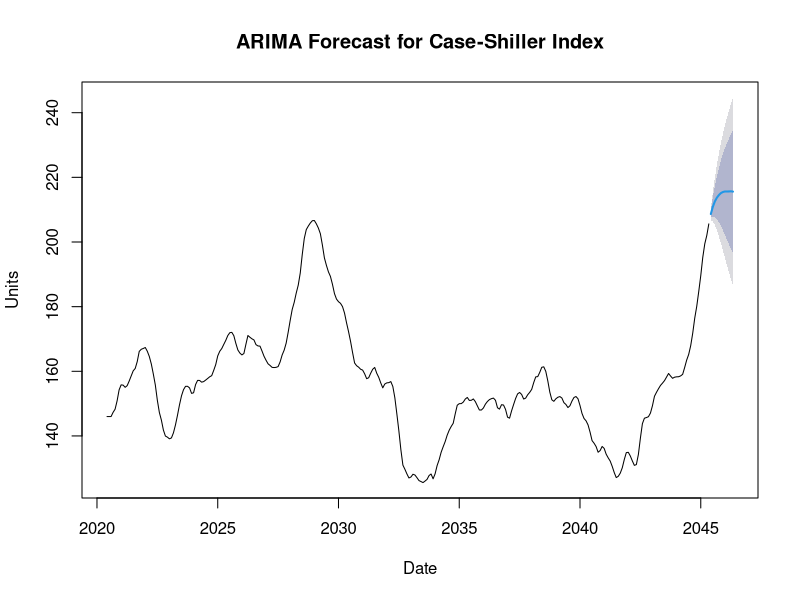
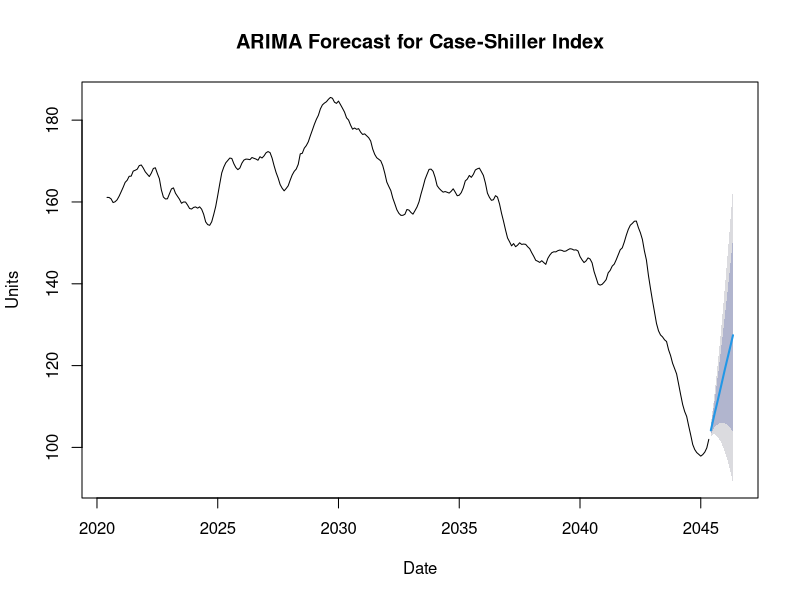
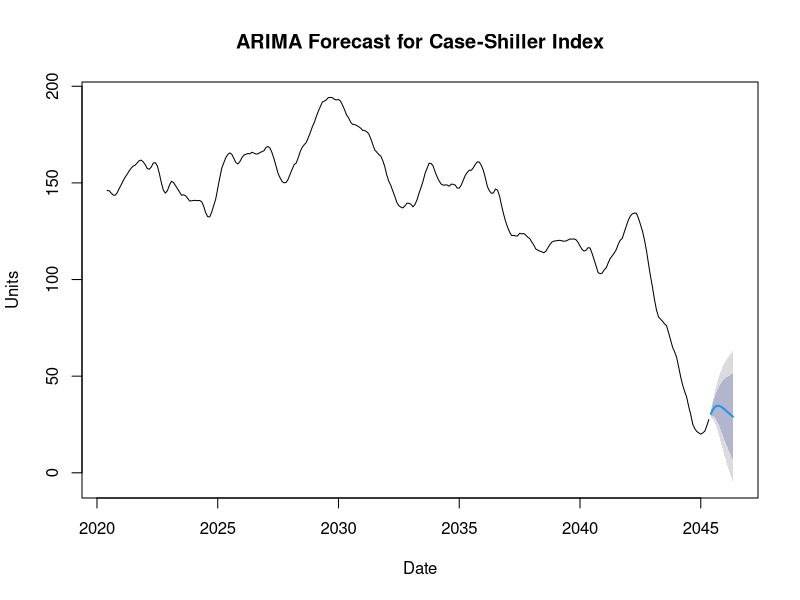
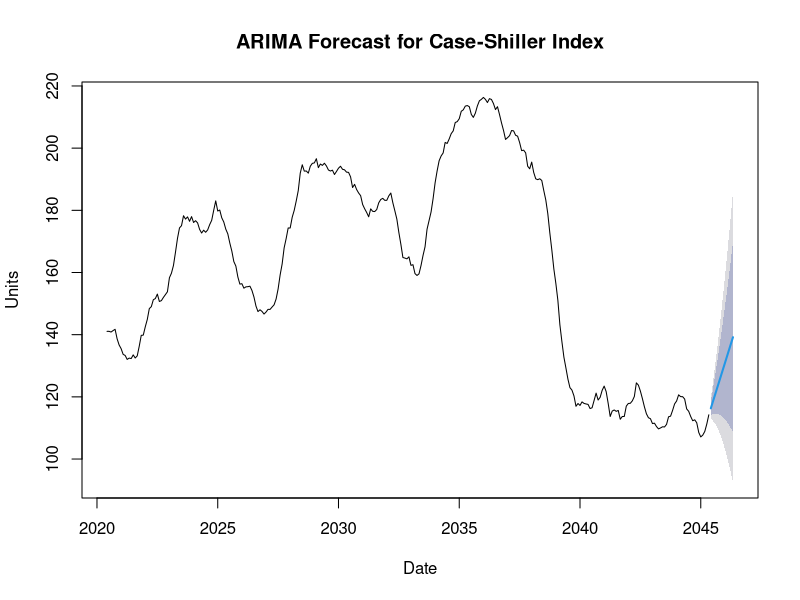
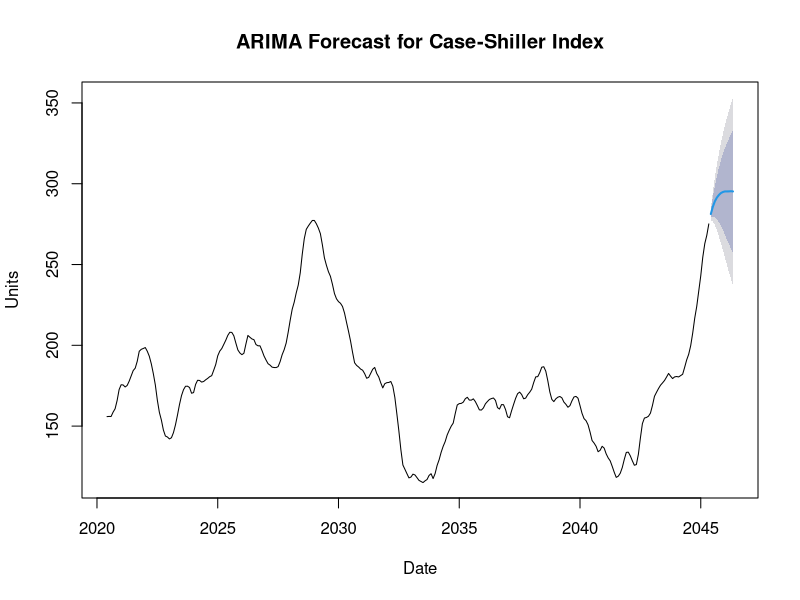
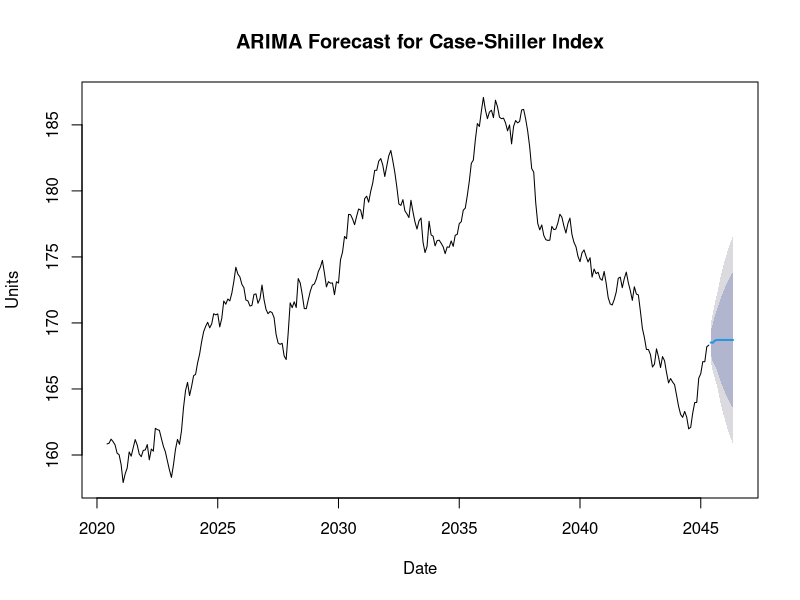
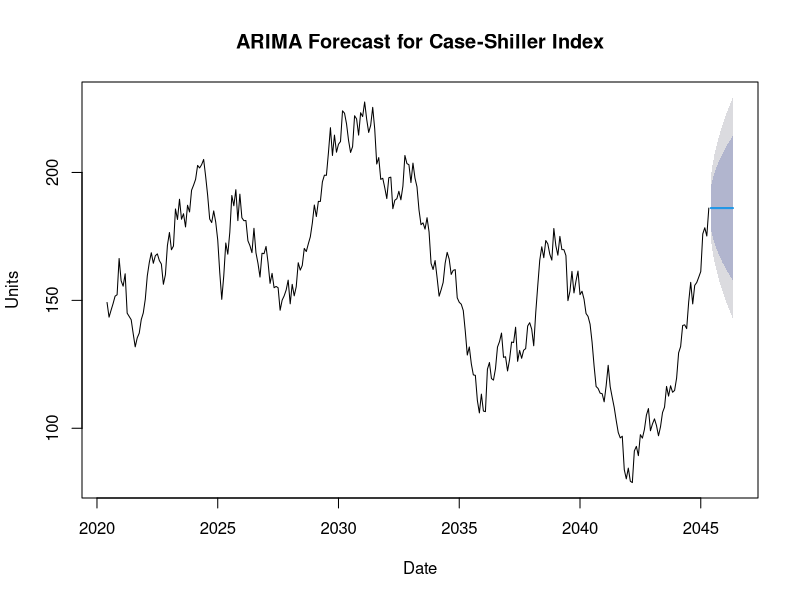
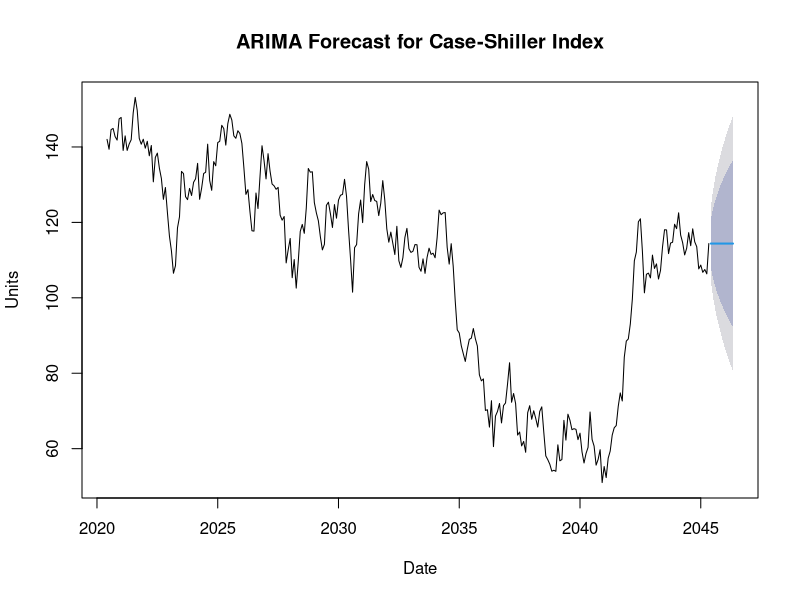

The R script that drew these images, in order:
library(forecast)
library(tseries)
library(tidyverse)

data <- read.csv('data.csv', header = TRUE)

for (i in 1:10) {
  y <- data[[sprintf('y%d', i)]]
  yTS <- ts(y, start = c(2020, 6), frequency=12)
  fit <- auto.arima(yTS)
  accuracy(fit)

  pdfName <- sprintf('y%d_arima.pdf', i)
  # Open a pdf file
  pdf(pdfName)
  plot(forecast(fit, 12), xlab = "Date", ylab = "Units", main = "ARIMA Forecast for Case-Shiller Index")
  # Close the pdf file
  dev.off() 
  # Print that PDF is generated
  print(sprintf('PDF %s for y%d arima is generated', pdfName, i))
}
